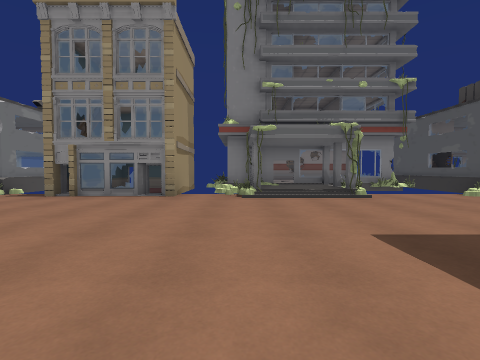
[1] (above)

24 first-person views from a walk through a Unity game level. The camera is 1.2 m above the floor, tilts 2° down and sees 85° across. Doors are open. The floor is counted in squares, 2.47 m on a side. Each view is taken from the middle of a square. On the plan, view 1 faces up. The plan holds only what a view shows up to about 9 squares ahead; the rest is blank. The place goes on beyond the plan. The player is left out. Some surface patterns are stand-ins.

[2]
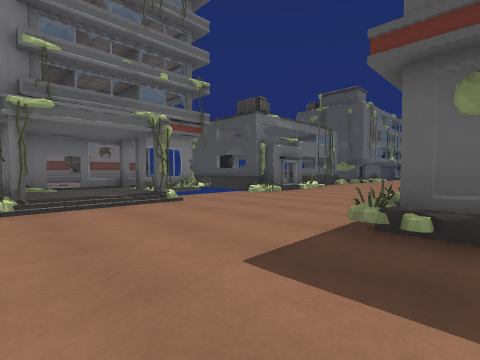

[3]
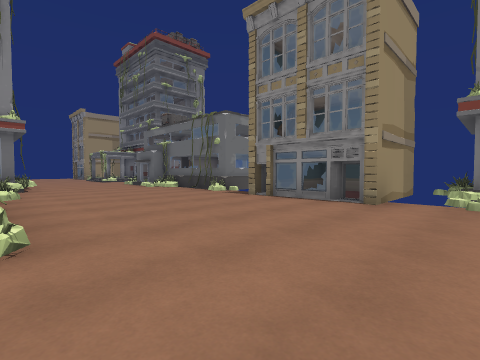

[4]
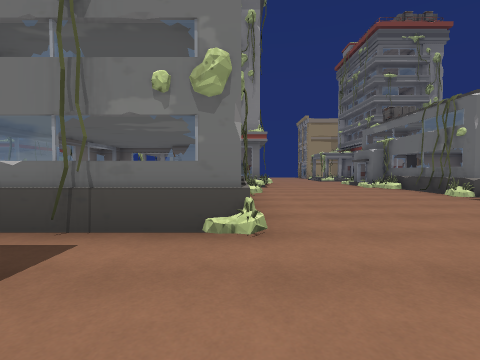

[5]
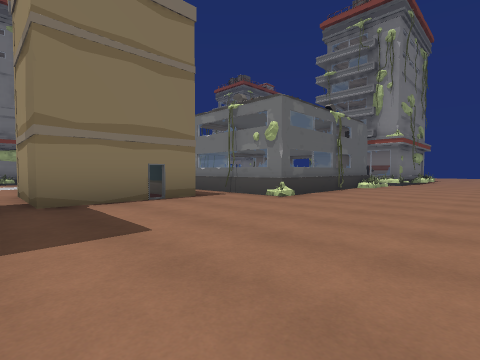

[6]
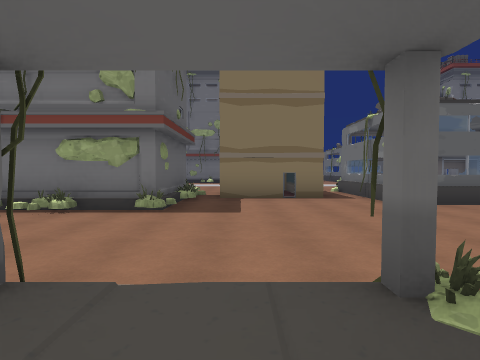

[7]
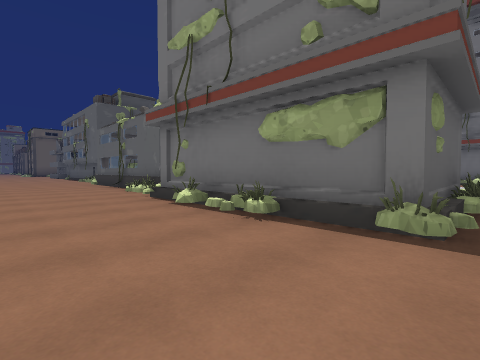

[8]
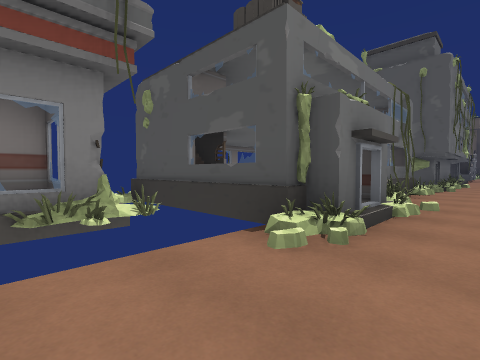

[9]
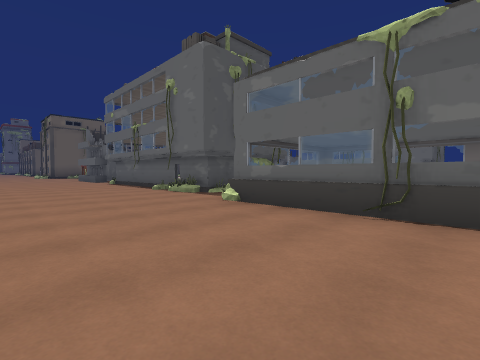

[10]
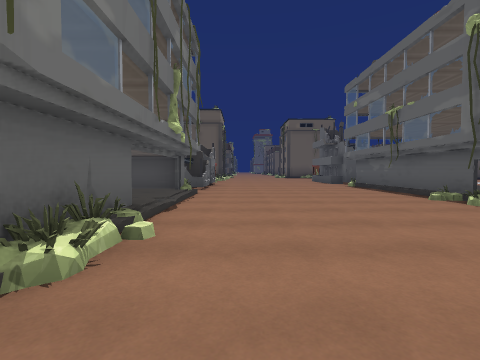

[11]
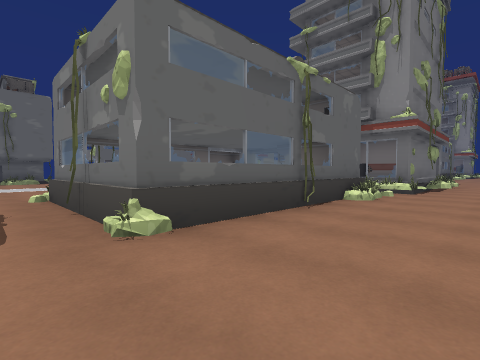

[12]
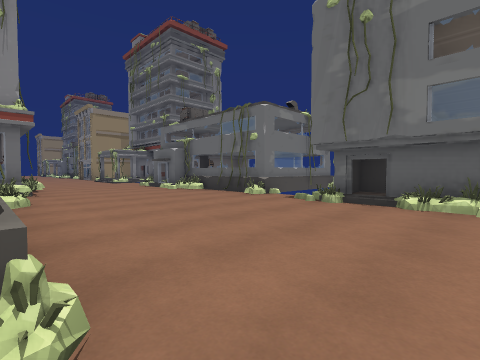

[13]
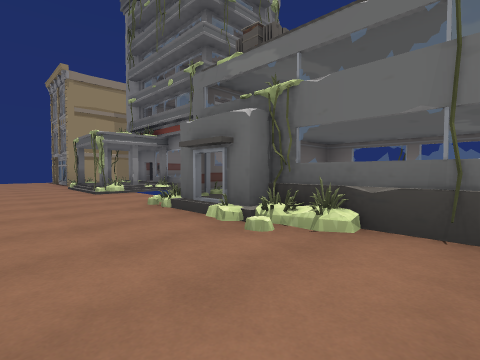

[14]
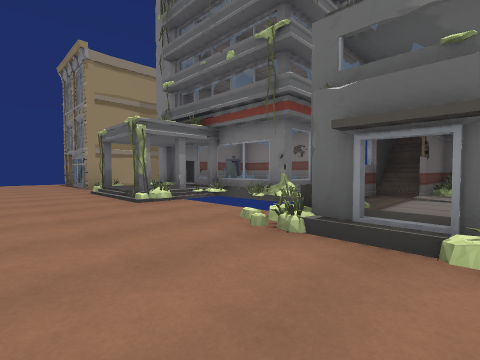

[15]
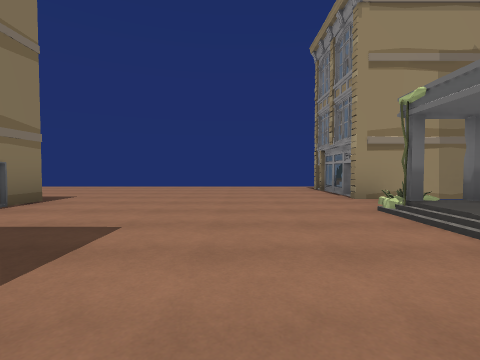

[16]
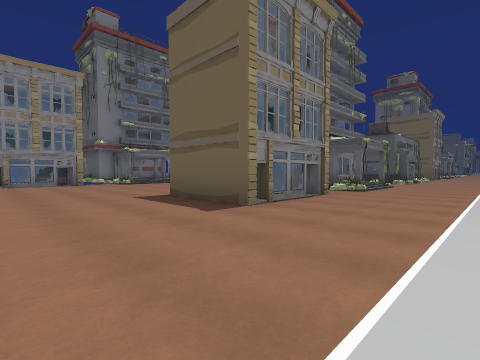

[17]
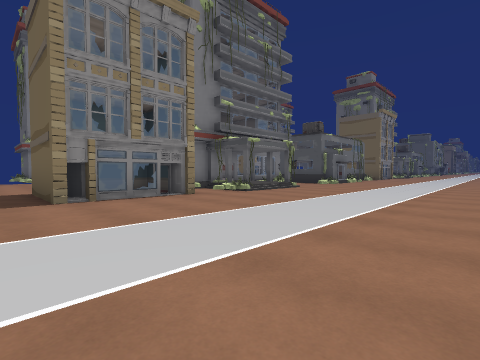

[18]
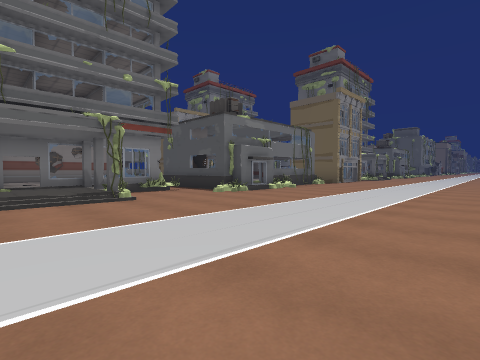

[19]
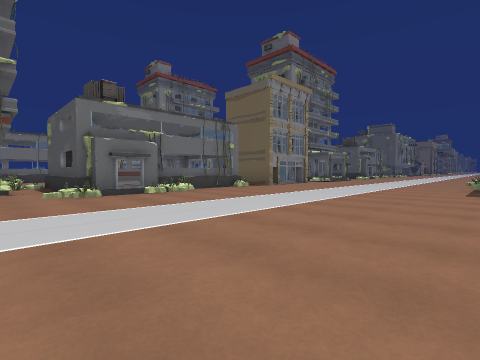

[20]
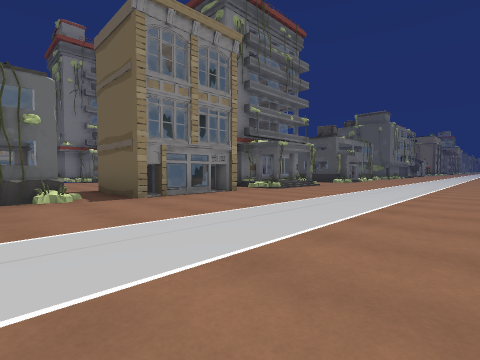

[21]
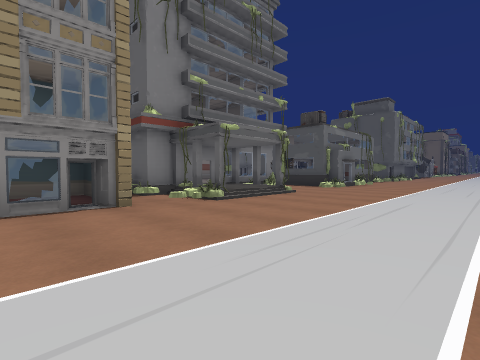

[22]
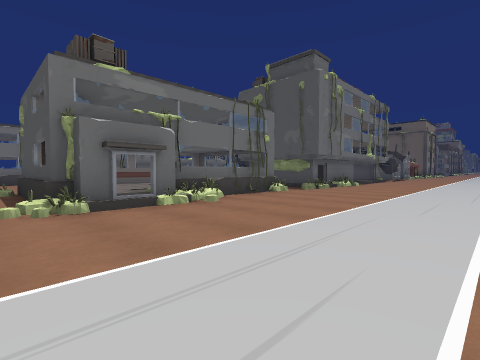

[23]
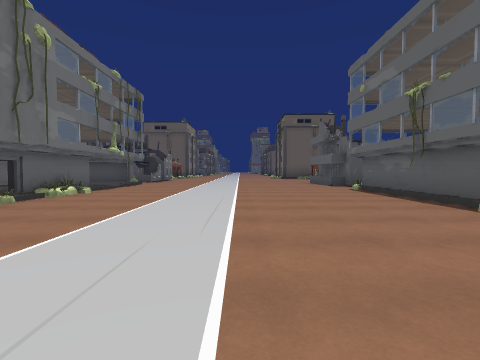

[24]
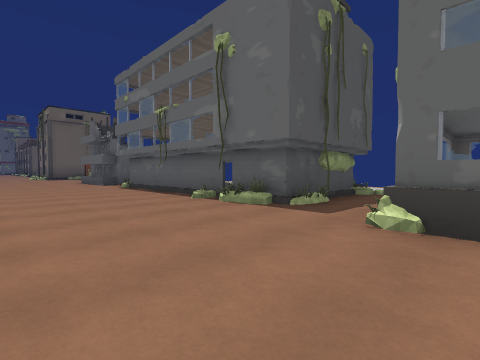

### Floor plan
Key: @ floor where view 1 was taken; # wall or solid block; x gap in a wall; . main floor; : floor 0.25 m higher than the main floor; + floor 0.5 m higher than the main floor; / step, stairs or slope; = window, fence, low wall or low ledge; ^ raised ledge.
Columns run from 19 left of view 1 to 19 right of it. Each row starts with its distance up from view 1.
  9      ####           ####
  8      #    ###       #+ ######
  7     ##x ###:   #  ###  ###  #
  6  #### +## #: #######+#=##  ## #^  ### ^
  5 .#=#.#/#..#x#//.=#.#/#..#x#...##^^#:.^#
  4 .......................................
  3 .......................................
  2 ........####..........#####............
  1 .......    #######....##########.......
  0 .......#   ###:  #.@###= ###   #x#^^#^^
 -1 ....#####x###::  ####.######:  #.#
 -2 ....#=#=#+#.#x#####=#.#+#..#x###.##^^^^
 -3 .......................................
 -4  ......................................
 -5  ......................................
 -6    ....................................
 -7    .......................  ...........
 -8            ........####     ...........
 -9                             #..#^^....#
-10                             #.##  #####
-11                             # #   #
-12                               /   #

Positions as (right, up) in squares from view 1, and headings:
1: (0, 0), facing up
2: (0, 1), facing up-right
3: (0, 1), facing up-left
4: (0, 1), facing left
5: (2, 4), facing down-left
6: (1, 6), facing down
7: (2, 4), facing down-right
8: (3, 4), facing up-right
9: (9, 4), facing down-right
10: (11, 4), facing right
11: (13, 3), facing down-left
12: (13, 1), facing up-left
13: (-6, 3), facing up-left
14: (-8, 3), facing up-left
15: (-11, 3), facing left
16: (-18, -5), facing up-right
17: (-16, -7), facing up-right
18: (-11, -7), facing up-right
19: (-8, -8), facing up-right
20: (-3, -7), facing up-right
21: (0, -6), facing up-right
22: (7, -6), facing up-right
23: (10, -6), facing right
24: (9, -6), facing down-right
